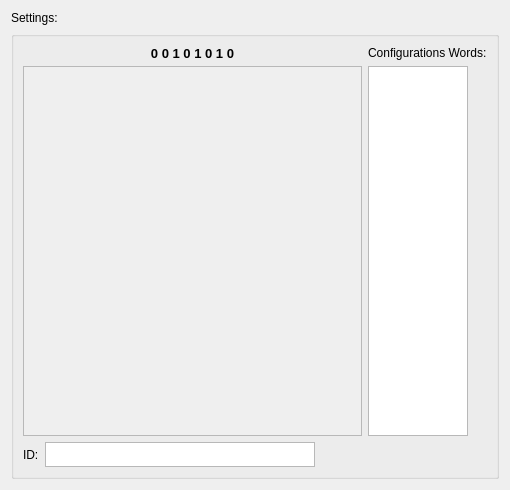
<?xml version="1.0" encoding="UTF-8"?>
<ui version="4.0">
 <class>PicFuseSettings</class>
 <widget class="QWidget" name="PicFuseSettings">
  <property name="geometry">
   <rect>
    <x>0</x>
    <y>0</y>
    <width>510</width>
    <height>490</height>
   </rect>
  </property>
  <property name="windowTitle">
   <string>Form</string>
  </property>
  <layout class="QGridLayout" name="gridLayout_5">
   <item row="0" column="0">
    <widget class="QLabel" name="label_2">
     <property name="text">
      <string>Settings:</string>
     </property>
    </widget>
   </item>
   <item row="1" column="0">
    <widget class="QGroupBox" name="groupBox">
     <property name="minimumSize">
      <size>
       <width>400</width>
       <height>0</height>
      </size>
     </property>
     <property name="title">
      <string/>
     </property>
     <layout class="QGridLayout" name="gridLayout">
      <item row="0" column="0" colspan="3">
       <widget class="QLabel" name="lblByte">
        <property name="sizePolicy">
         <sizepolicy hsizetype="Preferred" vsizetype="Preferred">
          <horstretch>0</horstretch>
          <verstretch>0</verstretch>
         </sizepolicy>
        </property>
        <property name="maximumSize">
         <size>
          <width>16777215</width>
          <height>10</height>
         </size>
        </property>
        <property name="font">
         <font>
          <family>Tahoma</family>
          <pointsize>10</pointsize>
          <weight>75</weight>
          <italic>false</italic>
          <bold>true</bold>
          <underline>false</underline>
          <strikeout>false</strikeout>
         </font>
        </property>
        <property name="autoFillBackground">
         <bool>false</bool>
        </property>
        <property name="text">
         <string>0 0 1 0 1 0 1 0</string>
        </property>
        <property name="alignment">
         <set>Qt::AlignCenter</set>
        </property>
        <property name="margin">
         <number>0</number>
        </property>
        <property name="textInteractionFlags">
         <set>Qt::LinksAccessibleByMouse</set>
        </property>
       </widget>
      </item>
      <item row="3" column="0">
       <widget class="QLabel" name="label_3">
        <property name="maximumSize">
         <size>
          <width>30</width>
          <height>16777215</height>
         </size>
        </property>
        <property name="text">
         <string>ID:</string>
        </property>
       </widget>
      </item>
      <item row="0" column="3">
       <widget class="QLabel" name="label">
        <property name="text">
         <string>Configurations Words:</string>
        </property>
       </widget>
      </item>
      <item row="1" column="0" colspan="3">
       <widget class="QScrollArea" name="scrollAreaAVRNavigation">
        <property name="horizontalScrollBarPolicy">
         <enum>Qt::ScrollBarAlwaysOff</enum>
        </property>
        <property name="widgetResizable">
         <bool>true</bool>
        </property>
        <widget class="QWidget" name="scrollAreaAVRWidgetContents">
         <property name="geometry">
          <rect>
           <x>0</x>
           <y>0</y>
           <width>356</width>
           <height>381</height>
          </rect>
         </property>
         <layout class="QGridLayout" name="gridLayout_8">
          <item row="0" column="0">
           <layout class="QVBoxLayout" name="verticalLayout">
            <item>
             <layout class="QGridLayout" name="gridLayout_4"/>
            </item>
           </layout>
          </item>
         </layout>
        </widget>
       </widget>
      </item>
      <item row="1" column="3">
       <widget class="QListWidget" name="lstConfigs">
        <property name="minimumSize">
         <size>
          <width>100</width>
          <height>0</height>
         </size>
        </property>
        <property name="maximumSize">
         <size>
          <width>100</width>
          <height>16777215</height>
         </size>
        </property>
       </widget>
      </item>
      <item row="3" column="1">
       <widget class="HexPlainTextEdit" name="txtMemID">
        <property name="minimumSize">
         <size>
          <width>270</width>
          <height>0</height>
         </size>
        </property>
        <property name="maximumSize">
         <size>
          <width>270</width>
          <height>25</height>
         </size>
        </property>
        <property name="font">
         <font>
          <family>Courier New</family>
          <pointsize>10</pointsize>
          <weight>75</weight>
          <bold>true</bold>
         </font>
        </property>
        <property name="verticalScrollBarPolicy">
         <enum>Qt::ScrollBarAlwaysOff</enum>
        </property>
        <property name="horizontalScrollBarPolicy">
         <enum>Qt::ScrollBarAlwaysOff</enum>
        </property>
        <property name="plainText">
         <string/>
        </property>
        <property name="overwriteMode">
         <bool>true</bool>
        </property>
       </widget>
      </item>
      <item row="3" column="2">
       <spacer name="horizontalSpacer">
        <property name="orientation">
         <enum>Qt::Horizontal</enum>
        </property>
        <property name="sizeHint" stdset="0">
         <size>
          <width>40</width>
          <height>20</height>
         </size>
        </property>
       </spacer>
      </item>
     </layout>
    </widget>
   </item>
  </layout>
 </widget>
 <customwidgets>
  <customwidget>
   <class>HexPlainTextEdit</class>
   <extends>QPlainTextEdit</extends>
   <header>widgets/hexEditor/hexPlainTextEdit.h</header>
  </customwidget>
 </customwidgets>
 <tabstops>
  <tabstop>scrollAreaAVRNavigation</tabstop>
 </tabstops>
 <resources/>
 <connections/>
</ui>
